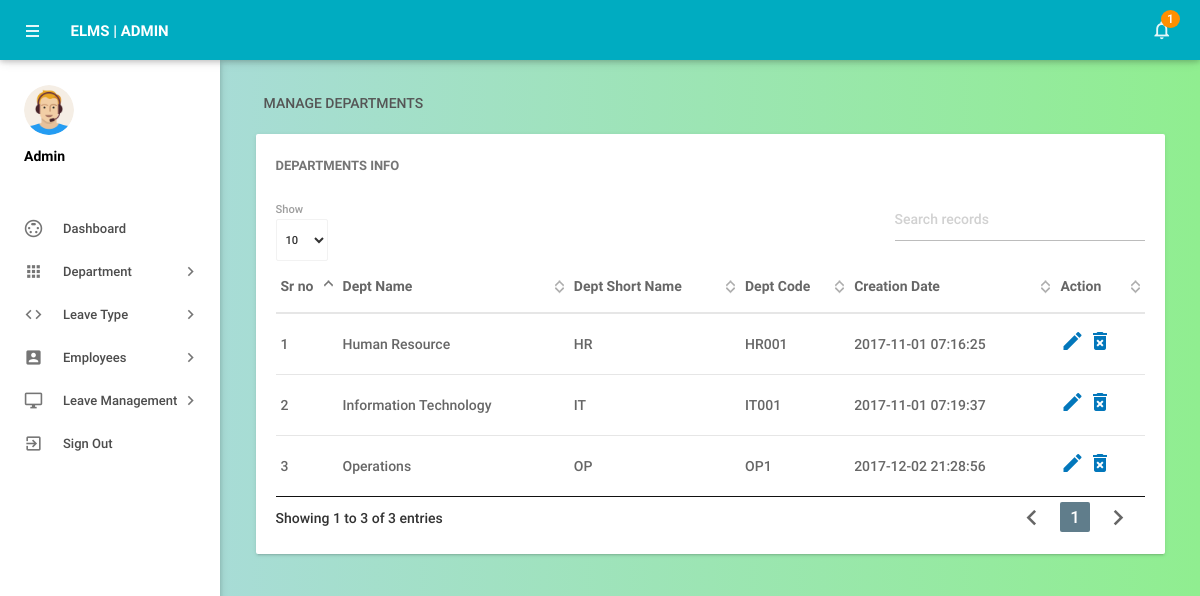
Screenshot of /admin/managedepartments.php (signed in) with the database file from the repository.
### tables this page shows
CREATE TABLE `tbldepartments` (
  `id` int(11) NOT NULL,
  `DepartmentName` varchar(150) DEFAULT NULL,
  `DepartmentShortName` varchar(100) NOT NULL,
  `DepartmentCode` varchar(50) DEFAULT NULL,
  `CreationDate` timestamp NULL DEFAULT current_timestamp()
);

### admin/managedepartments.php (the view, shortened to what this page needs)
<?php
include('includes/config.php');
if(strlen($_SESSION['alogin'])==0)
    {
header('location:index.php');
}
else{
    ?>
<!DOCTYPE html>
<html lang="en">
    <head>
        <link type="text/css" rel="stylesheet" href="../assets/plugins/materialize/css/materialize.min.css"/>
        <link href="../assets/plugins/material-preloader/css/materialPreloader.min.css" rel="stylesheet">
        <link href="../assets/plugins/datatables/css/jquery.dataTables.min.css" rel="stylesheet">
        <link href="../assets/css/alpha.min.css" rel="stylesheet" type="text/css"/>
        <link href="../assets/css/custom.css" rel="stylesheet" type="text/css"/>
        <link href="../assets/css/alpha.css" rel="stylesheet" type="text/css"/>
    </head>
    <body>
       <?php include('includes/header.php');?>
       <?php include('includes/sidebar.php');?>
            <main class="mn-inner">
                <div class="row">
                    <div class="col s12">
                        <div class="page-title">Manage Departments</div>
                    </div>
                    <div class="col s12 m12 l12">
                        <div class="card">
                            <div class="card-content">
                                <span class="card-title">Departments Info</span>
                                <table id="example" class="display responsive-table ">
                                    <thead>
                                        <tr>
                                            <th>Sr no</th>
                                            <th>Dept Name</th>
                                            <th>Dept Short Name</th>
                                            <th>Dept Code</th>
                                            <th>Creation Date</th>
                                            <th>Action</th>
                                        </tr>
                                    </thead>
                                    <tbody>
<?php $sql = "SELECT * from tbldepartments";
$query = $dbh -> prepare($sql);
$query->execute();
$results=$query->fetchAll(PDO::FETCH_OBJ);
$cnt=1;
if($query->rowCount() > 0)
{
foreach($results as $result)
{               ?>
                                        <tr>
                                            <td> <?php echo htmlentities($cnt);?></td>
                                            <td><?php echo htmlentities($result->DepartmentName);?></td>
                                            <td><?php echo htmlentities($result->DepartmentShortName);?></td>
                                            <td><?php echo htmlentities($result->DepartmentCode);?></td>
                                            <td><?php echo htmlentities($result->CreationDate);?></td>
                                            <td><a href="editdepartment.php?deptid=<?php echo htmlentities($result->id);?>"><i class="material-icons">mode_edit</i></a><a href="managedepartments.php?del=<?php echo htmlentities($result->id);?>" onclick="return confirm('Do you want to delete');"> <i class="material-icons">delete_forever</i></a></td>
                                        </tr>
                                         <?php $cnt++;} }?>
                                    </tbody>
                                </table>
                            </div>
                        </div>
                    </div>
                </div>
            </main>
        </div>
        <div class="left-sidebar-hover"></div>
    </body>
</html>
<?php } ?>

### admin/includes/header.php (shortened to what this page needs)
        <div class="mn-content fixed-sidebar">
            <header class="mn-header navbar-fixed">
                <nav class="cyan darken-1">
                    <div class="nav-wrapper row">
                        <section class="material-design-hamburger navigation-toggle">
                            <a href="#" data-activates="slide-out" class="button-collapse show-on-large material-design-hamburger__icon">
                                <span class="material-design-hamburger__layer"></span>
                            </a>
                        </section>
                        <div class="header-title col s3">
                            <span class="chapter-title">ELMS | Admin</span>
                        </div>
                        <ul class="right col s9 m3 nav-right-menu">
                            <li class="hide-on-small-and-down"><a href="javascript:void(0)" data-activates="dropdown1" class="dropdown-button dropdown-right show-on-large"><i class="material-icons">notifications_none</i>
<?php
$isread=0;
$sql = "SELECT id from tblleaves where IsRead=:isread";
$query = $dbh -> prepare($sql);
$query->bindParam(':isread',$isread,PDO::PARAM_STR);
$query->execute();
$unreadcount=$query->rowCount();?>
                                <span class="badge"><?php echo htmlentities($unreadcount);?></span></a></li>
                        </ul>
                    </div>
                </nav>
            </header>

### admin/includes/sidebar.php (shortened to what this page needs)
  <aside id="slide-out" class="side-nav white fixed">
             <div class="side-nav-wrapper">
                 <div class="sidebar-profile">
                     <div class="sidebar-profile-image">
                         <img src="../assets/images/profile-image.png" class="circle" alt="">
                     </div>
                     <div class="sidebar-profile-info">
                             <p>Admin</p>
                     </div>
                 </div>
             <ul class="sidebar-menu collapsible collapsible-accordion" data-collapsible="accordion">
                 <li class="no-padding"><a class="waves-effect waves-grey" href="dashboard.php"><i class="material-icons">settings_input_svideo</i>Dashboard</a></li>
                 <li class="no-padding">
                     <a class="collapsible-header waves-effect waves-grey"><i class="material-icons">apps</i>Department<i class="nav-drop-icon material-icons">keyboard_arrow_right</i></a>
                 </li>
                 <li class="no-padding">
                     <a class="collapsible-header waves-effect waves-grey"><i class="material-icons">code</i>Leave Type<i class="nav-drop-icon material-icons">keyboard_arrow_right</i></a>
                 </li>
                 <li class="no-padding">
                     <a class="collapsible-header waves-effect waves-grey"><i class="material-icons">account_box</i>Employees<i class="nav-drop-icon material-icons">keyboard_arrow_right</i></a>
                 </li>
<li class="no-padding">
                     <a class="collapsible-header waves-effect waves-grey"><i class="material-icons">desktop_windows</i>Leave Management<i class="nav-drop-icon material-icons">keyboard_arrow_right</i></a>
                 </li>
                     <li class="no-padding">
                             <a class="waves-effect waves-grey" href="logout.php"><i class="material-icons">exit_to_app</i>Sign Out</a>
                         </li>
             </ul>
             </div>
         </aside>

### rows the page displays
tbldepartments: DepartmentName "Human Resource", DepartmentShortName "HR", DepartmentCode "HR001", CreationDate "2017-11-01 07:16:25"
tbldepartments: DepartmentName "Information Technology", DepartmentShortName "IT", DepartmentCode "IT001", CreationDate "2017-11-01 07:19:37"
tbldepartments: DepartmentName "Operations", DepartmentShortName "OP", DepartmentCode "OP1", CreationDate "2017-12-02 21:28:56"

### other values shown
$unreadcount "1"
